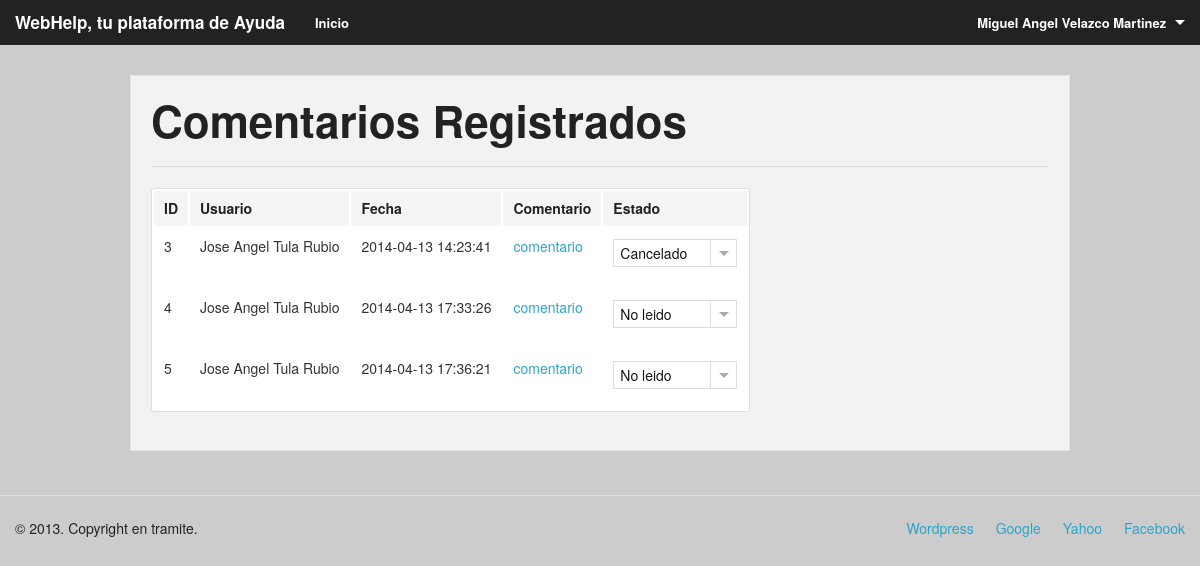
Page /admin/inbox.php (signed in) on the committed database.
### tables this page shows
CREATE TABLE `registro` (
  `regid` int(11) unsigned NOT NULL AUTO_INCREMENT,
  `fecha` datetime DEFAULT NULL,
  `comentario` varchar(500) DEFAULT NULL,
  `usuarioid` int(11) DEFAULT NULL,
  `estatus` tinyint(1) DEFAULT NULL,
  `usuario_can` int(11) DEFAULT NULL,
  `fecha_can` datetime DEFAULT NULL,
  PRIMARY KEY (`regid`)
);

### clases/classMySql.php (called while the page is built, shortened)
<?php
	class mySqlx
	{
		function conecta($bd = "webhelp",$user = "root",$pass = "",$host = "127.0.0.1")
		{
			$connect =  mysqli_connect($host,$user,$pass,$bd);
			return $connect;
		}
		function consulta($sql)
		{
			$con = $this->conecta();
			$result = mysqli_query($con,$sql);
			return $result;
		}
		function getComments($userid=false)
		{
			$qry  = "SELECT ";
			$qry .= "	regid,";
			$qry .= "	fecha,";
			$qry .= "	comentario,";
			$qry .= "	(SELECT CONCAT(nombre,' ',ap_pat,' ',ap_mat) ";
			$qry .= "		FROM ";
			$qry .= "			usuario u ";
			$qry .= "		WHERE ";
			$qry .= "			u.usuarioid = r.usuarioid) AS usuarioid,";
			$qry .= "	estatus,";
			$qry .= "	usuario_can,";
			$qry .= "	fecha_can ";
			$qry .= "	FROM";
			$qry .= " registro r ";
			$qry .= ($userid != false) ? "WHERE usuarioid = " . $userid . ";" : ";" ;
			$result = $this->consulta( $qry );
			if($result->num_rows > 0)
			{
				$dataArray = array();
				for ($i=0; $i < $result->num_rows ; $i++)
				{
					$data = $result->fetch_array(MYSQLI_ASSOC);
					array_push($dataArray,$data);
				}
				return $dataArray;
			}
			else
				return 0;
		}
	}
?>

### admin/inbox.php (the view, shortened to what this page needs)
<?php
  if(!empty($_SESSION['name']))
  {
    require '../clases/classMySql.php';
    $mysql = new mySqlx();
    $dataArray = $mysql->getComments();
    $name = $_SESSION["name"];
  }
  else
      require '../clases/logout.php';
  function inboxTable($dataList)
  {
    if ($dataList)
    {
      for ($i=0; $i < count($dataList) ; $i++)
      {
        echo "<tr>";
        echo "  <td>";
        echo $dataList[$i]['regid'];
        echo "  </td>";
        echo "  <td>";
        echo $dataList[$i]['usuarioid'];
        echo "  </td>";
        echo "  <td>";
        echo $dataList[$i]['fecha'];
        echo "  </td>";
        echo "  <td>";
        echo "<a data-comment='" . $dataList[$i]['comentario'] . "' data-regid='" . $dataList[$i]['regid'] . "'>comentario</a>" ;
        echo "  </td>";
        echo "  <td>";
        echo generateSelect($dataList[$i]['estatus'], $dataList[$i]['regid']);
        echo "  </td>";
        echo "<tr>";
      }
    }
    else
    {
      echo "<tr>";
        echo "  <td colspan='4'>";
        echo "    <h1 style='color:red'>No existe registro de comentarios.</h1>";
        echo "  </td>";
        echo "<tr>";
    }
  }
  function generateSelect($status, $regid)
  {
    echo "<select  data-regid='" . $regid . "'>";
      switch ($status)
      {
        case 0:
          echo "<option selected='selected' value='0'>";
          echo "No leido";
          echo "</option>";
          break;
        case 2:
          echo "<option selected='selected' value='2'>";
          echo "Cancelado";
          echo "</option>";
          break;
      }
    echo "</select>";
  }
?>
<!DOCTYPE html PUBLIC "-//W3C//DTD XHTML 1.0 Transitional//EN" "http://www.w3.org/TR/xhtml1/DTD/xhtml1-transitional.dtd">
<html xmlns="http://www.w3.org/1999/xhtml">
  <head>
    <link href="../css/form.css" rel="stylesheet" />
    <link href="../css/foundation.min.css" rel="stylesheet" />
    <link href="../css/app.css" rel="stylesheet" />
  </head>
  <body>
    <nav class="top-bar">
      <ul>
        <li class="name">
          <h1><a href="#">WebHelp, tu plataforma de Ayuda</a></h1>
        </li>
      </ul>
      <section>
        <ul class="left">
          <li><a href="../admin/" class="a">Inicio</a></li>
        </ul>
      </section>
      <ul class="right">
          <li class='has-dropdown'>
            <a href='#'><?php echo $name; ?></a>
          </li>
        </ul>
    </nav>
    <div class="row">
        <div id="result" class="twelve columns panel">
          <h1>Comentarios Registrados</h1>
          <hr />
          <form action="." class="custom">
          	<table class="responsive">
      				<thead>
      					<tr>
                  <th>ID</th>
      						<th>Usuario</th>
      						<th>Fecha</th>
      						<th>Comentario</th>
      						<th>Estado</th>
      					</tr>
      				</thead>
        			<tbody>
        				<?php
                  if (count($dataArray))
                    inboxTable($dataArray);
                ?>
        			</tbody>
      		  </table>
          </form>
		    </div>
      </div>
    <footer>
      <hr />
      <div class="six columns">
        <p>© 2013. Copyright en tramite.</p>
      </div>
      <div class="six columns">
        <ul class="link-list right">
          <li><a href="www.wordpress.com">Wordpress</a></li>
          <li><a href="www.google.com.mx">Google</a></li>
          <li><a href="mx.yahoo.com">Yahoo</a></li>
          <li><a href="www.facebook.com">Facebook</a></li>
        </ul>
      </div>
    </footer>
  </body>
</html>

### admin/inbox.php (style rules this page uses)
body { background-color: #CCC }

### rows in the picture
registro: regid "3", usuarioid "Jose Angel Tula Rubio", fecha "2014-04-13 14:23:41", estatus "Cancelado"
registro: regid "4", usuarioid "Jose Angel Tula Rubio", fecha "2014-04-13 17:33:26", estatus "No leido"
registro: regid "5", usuarioid "Jose Angel Tula Rubio", fecha "2014-04-13 17:36:21", estatus "No leido"

### other values in the picture
$name "Miguel Angel Velazco Martinez"
